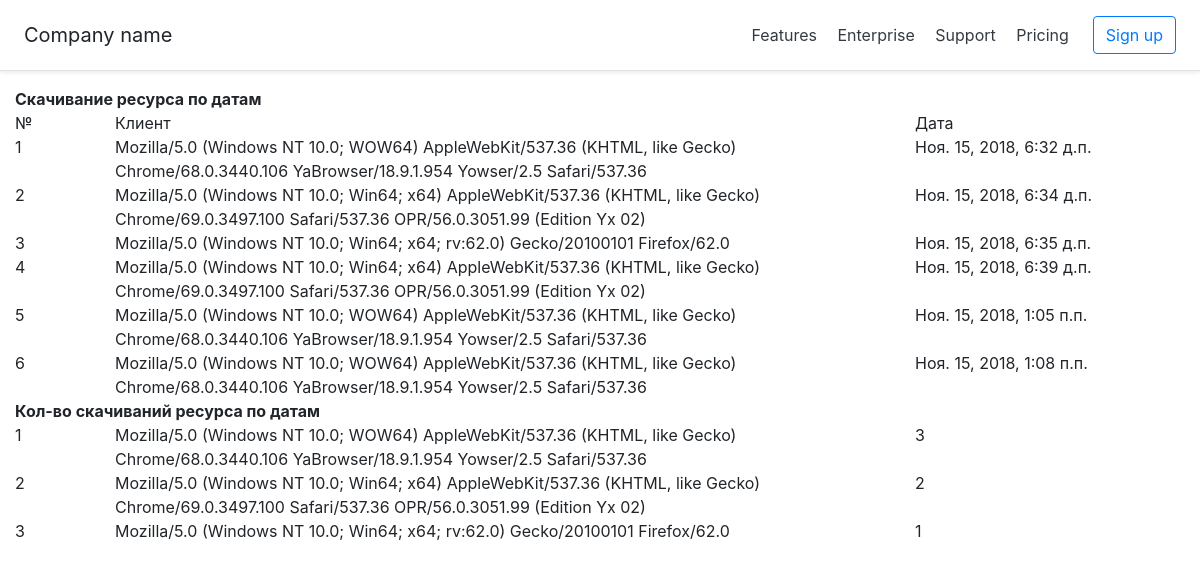
Page /post/ on the committed database.
### posts/models.py (models this page shows)
class Person(models.Model):
    client = models.CharField("browser", max_length=200)  #, primary_key=True
    date = models.DateTimeField("Date created", auto_now_add=True)
    class Meta:
        verbose_name = "Client"
        verbose_name_plural = "Clients"

### posts/views.py (the view)
def index(request):
    clients =Person.objects.all().order_by('date')  #Person.objects.filter(date=timezone.now()).order_by('date')          #
    clientsgroup = Person.objects.raw("SELECT id, client, count(*) count , date FROM posts_person group by client")
    data = {"clients": clients, "group":clientsgroup}
    return render(request, "index.html", context=data)

### templates/index.html (shortened to what this page needs)
<!DOCTYPE html>
<html lang="en">
<head>
    <link rel="stylesheet" href="https://stackpath.bootstrapcdn.com/bootstrap/4.1.3/css/bootstrap.min.css">
</head>
<body>
<div class="d-flex flex-column flex-md-row align-items-center p-3 px-md-4 mb-3 bg-white border-bottom shadow-sm">
      <h5 class="my-0 mr-md-auto font-weight-normal">Company name</h5>
      <nav class="my-2 my-md-0 mr-md-3">
        <a class="p-2 text-dark" href="#">Features</a>
        <a class="p-2 text-dark" href="#">Enterprise</a>
        <a class="p-2 text-dark" href="#">Support</a>
        <a class="p-2 text-dark" href="#">Pricing</a>
      </nav>
      <a class="btn btn-outline-primary" href="#">Sign up</a>
    </div>
<div class="container-fluid">
    <div class="row">
        <div class="col-lg-12"><strong>Скачивание ресурса по датам</strong></div>
    </div>
    <div class="row">
        <div class="col-lg-1">№</div>
      <div class="col-lg-8">Клиент</div>
      <div class="col-lg-3">Дата</div>
    </div>
    {% for client in clients %}
        <div class="row">
            <div class="col-lg-1">{{forloop.counter}}</div>
          <div class="col-lg-8">{{client.client}}</div>
          <div class="col-lg-3">{{client.date}}</div>
        </div>
    {% endfor %}
     <div class="row">
        <div class="col-lg-12"><strong>Кол-во скачиваний ресурса по датам</strong></div>
    </div>
    {% for client in group %}
        <div class="row">
            <div class="col-lg-1">{{forloop.counter}}</div>
          <div class="col-lg-8">{{client.client}}</div>
          <div class="col-lg-3">{{client.count}}</div>
        </div>
    {% endfor %}
</div>
</body>
</html>

### rows in the picture
Person: client "Mozilla/5.0 (Windows NT 10.0; WOW64) AppleWebKit/537.36 (KHTML, like Gecko) Chrome/68.0.3440.106 YaBrowser/18.9.1.954 Yowser/2.5 Safari/537.36", date "Ноя. 15, 2018, 6:32 д.п.", count "3"
Person: client "Mozilla/5.0 (Windows NT 10.0; Win64; x64) AppleWebKit/537.36 (KHTML, like Gecko) Chrome/69.0.3497.100 Safari/537.36 OPR/56.0.3051.99 (Edition Yx 02)", date "Ноя. 15, 2018, 6:34 д.п.", count "2"
Person: client "Mozilla/5.0 (Windows NT 10.0; Win64; x64; rv:62.0) Gecko/20100101 Firefox/62.0", date "Ноя. 15, 2018, 6:35 д.п.", count "1"
Person: client "Mozilla/5.0 (Windows NT 10.0; Win64; x64) AppleWebKit/537.36 (KHTML, like Gecko) Chrome/69.0.3497.100 Safari/537.36 OPR/56.0.3051.99 (Edition Yx 02)", date "Ноя. 15, 2018, 6:39 д.п."
Person: client "Mozilla/5.0 (Windows NT 10.0; WOW64) AppleWebKit/537.36 (KHTML, like Gecko) Chrome/68.0.3440.106 YaBrowser/18.9.1.954 Yowser/2.5 Safari/537.36", date "Ноя. 15, 2018, 1:05 п.п."
Person: client "Mozilla/5.0 (Windows NT 10.0; WOW64) AppleWebKit/537.36 (KHTML, like Gecko) Chrome/68.0.3440.106 YaBrowser/18.9.1.954 Yowser/2.5 Safari/537.36", date "Ноя. 15, 2018, 1:08 п.п."
